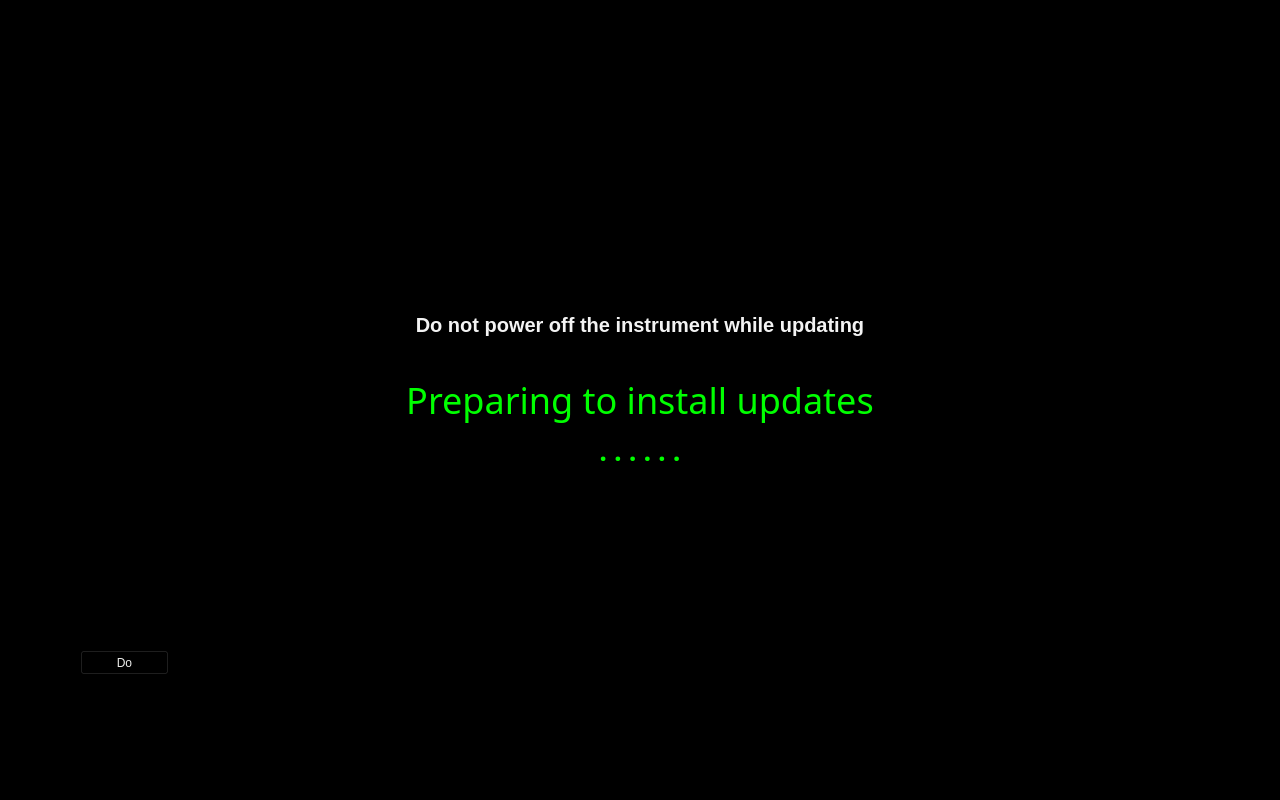
<?xml version="1.0" encoding="UTF-8"?>
<ui version="4.0">
 <class>bitupgrade</class>
 <widget class="QMainWindow" name="bitupgrade">
  <property name="geometry">
   <rect>
    <x>0</x>
    <y>0</y>
    <width>1280</width>
    <height>800</height>
   </rect>
  </property>
  <property name="windowTitle">
   <string>bitupgrade</string>
  </property>
  <property name="styleSheet">
   <string notr="true">background-color: rgb(0, 0, 0);</string>
  </property>
  <property name="animated">
   <bool>true</bool>
  </property>
  <property name="dockOptions">
   <set>QMainWindow::AllowTabbedDocks|QMainWindow::AnimatedDocks</set>
  </property>
  <widget class="QWidget" name="centralWidget">
   <property name="styleSheet">
    <string notr="true">background-color: rgb(0, 0, 0);</string>
   </property>
   <widget class="QLabel" name="label">
    <property name="geometry">
     <rect>
      <x>0</x>
      <y>375</y>
      <width>1280</width>
      <height>50</height>
     </rect>
    </property>
    <property name="font">
     <font>
      <family>Arial Black</family>
      <pointsize>27</pointsize>
     </font>
    </property>
    <property name="styleSheet">
     <string notr="true">color: rgb(0, 255, 0);</string>
    </property>
    <property name="text">
     <string>Preparing to install updates</string>
    </property>
    <property name="alignment">
     <set>Qt::AlignCenter</set>
    </property>
   </widget>
   <widget class="QLabel" name="label_2">
    <property name="geometry">
     <rect>
      <x>0</x>
      <y>299</y>
      <width>1280</width>
      <height>51</height>
     </rect>
    </property>
    <property name="font">
     <font>
      <family>Arial</family>
      <pointsize>15</pointsize>
      <weight>75</weight>
      <bold>true</bold>
     </font>
    </property>
    <property name="styleSheet">
     <string notr="true">color: rgb(243, 243, 243);</string>
    </property>
    <property name="text">
     <string>Do not power off the instrument while updating</string>
    </property>
    <property name="alignment">
     <set>Qt::AlignCenter</set>
    </property>
   </widget>
   <widget class="QLabel" name="label_3">
    <property name="geometry">
     <rect>
      <x>0</x>
      <y>435</y>
      <width>1280</width>
      <height>31</height>
     </rect>
    </property>
    <property name="font">
     <font>
      <family>Arial Black</family>
      <pointsize>20</pointsize>
      <weight>75</weight>
      <bold>true</bold>
     </font>
    </property>
    <property name="styleSheet">
     <string notr="true">color: rgb(0, 255, 0);</string>
    </property>
    <property name="text">
     <string>. . . . . .</string>
    </property>
    <property name="alignment">
     <set>Qt::AlignCenter</set>
    </property>
   </widget>
   <widget class="QPushButton" name="pushButton">
    <property name="geometry">
     <rect>
      <x>80</x>
      <y>650</y>
      <width>89</width>
      <height>25</height>
     </rect>
    </property>
    <property name="styleSheet">
     <string notr="true">color: rgb(238, 238, 236);</string>
    </property>
    <property name="text">
     <string>Do</string>
    </property>
   </widget>
  </widget>
 </widget>
 <layoutdefault spacing="6" margin="11"/>
 <resources/>
 <connections/>
</ui>
